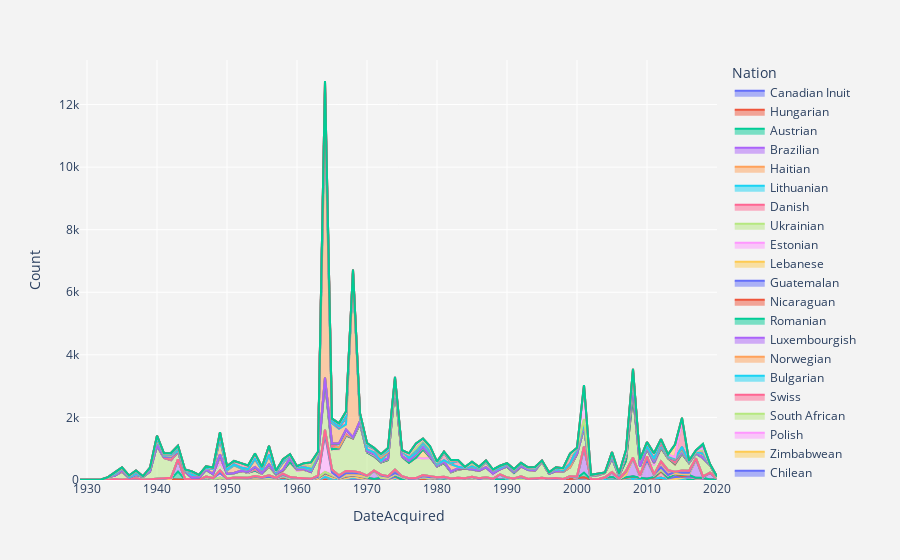

Notebook source saved alongside this figure:
### Code cell
import plotly.express as px
fig1 = px.area(df_nats_before, x="DateAcquired", y="Count", color="Nation", line_group="Nation")
fig1.update_layout(
    xaxis = dict(
                
        tickmode = 'linear',

        dtick = 10
    ),
    paper_bgcolor='rgb(243, 243, 243)',
    plot_bgcolor='rgb(243, 243, 243)',
)



   
fig1.show()
